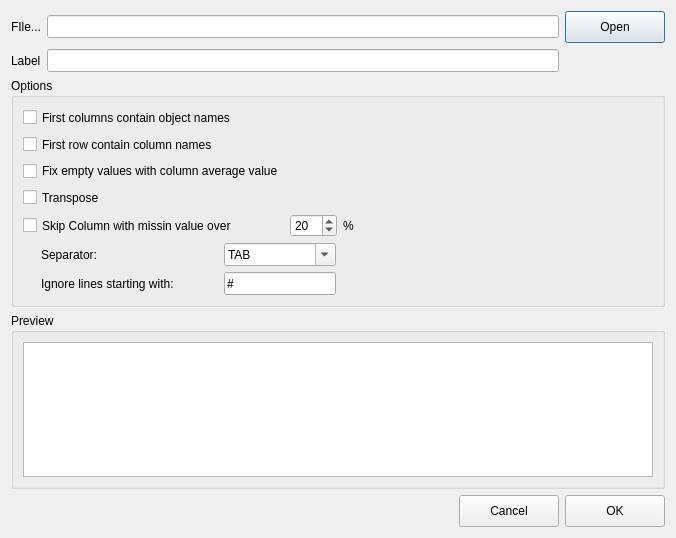
<?xml version="1.0" encoding="UTF-8"?>
<ui version="4.0">
 <class>ImportFileDialog</class>
 <widget class="QDialog" name="ImportFileDialog">
  <property name="windowModality">
   <enum>Qt::WindowModal</enum>
  </property>
  <property name="geometry">
   <rect>
    <x>0</x>
    <y>0</y>
    <width>676</width>
    <height>538</height>
   </rect>
  </property>
  <property name="maximumSize">
   <size>
    <width>16777215</width>
    <height>16777215</height>
   </size>
  </property>
  <property name="windowTitle">
   <string>Import File...</string>
  </property>
  <property name="modal">
   <bool>true</bool>
  </property>
  <layout class="QGridLayout" name="gridLayout_4">
   <item row="0" column="0">
    <layout class="QGridLayout" name="gridLayout_11">
     <item row="1" column="1">
      <widget class="QLineEdit" name="filename">
       <property name="minimumSize">
        <size>
         <width>0</width>
         <height>23</height>
        </size>
       </property>
       <property name="maximumSize">
        <size>
         <width>16777215</width>
         <height>23</height>
        </size>
       </property>
      </widget>
     </item>
     <item row="1" column="0">
      <widget class="QLabel" name="label_8">
       <property name="minimumSize">
        <size>
         <width>0</width>
         <height>23</height>
        </size>
       </property>
       <property name="maximumSize">
        <size>
         <width>16777215</width>
         <height>23</height>
        </size>
       </property>
       <property name="text">
        <string>Label</string>
       </property>
      </widget>
     </item>
     <item row="0" column="1">
      <widget class="QLineEdit" name="file">
       <property name="sizePolicy">
        <sizepolicy hsizetype="Expanding" vsizetype="Fixed">
         <horstretch>0</horstretch>
         <verstretch>0</verstretch>
        </sizepolicy>
       </property>
       <property name="minimumSize">
        <size>
         <width>0</width>
         <height>23</height>
        </size>
       </property>
       <property name="maximumSize">
        <size>
         <width>16777215</width>
         <height>23</height>
        </size>
       </property>
       <property name="text">
        <string/>
       </property>
      </widget>
     </item>
     <item row="0" column="2">
      <widget class="QPushButton" name="openButton">
       <property name="minimumSize">
        <size>
         <width>100</width>
         <height>32</height>
        </size>
       </property>
       <property name="maximumSize">
        <size>
         <width>100</width>
         <height>32</height>
        </size>
       </property>
       <property name="text">
        <string>Open</string>
       </property>
       <property name="default">
        <bool>true</bool>
       </property>
      </widget>
     </item>
     <item row="0" column="0">
      <widget class="QLabel" name="label_7">
       <property name="sizePolicy">
        <sizepolicy hsizetype="Fixed" vsizetype="Fixed">
         <horstretch>0</horstretch>
         <verstretch>0</verstretch>
        </sizepolicy>
       </property>
       <property name="minimumSize">
        <size>
         <width>0</width>
         <height>15</height>
        </size>
       </property>
       <property name="maximumSize">
        <size>
         <width>16777215</width>
         <height>15</height>
        </size>
       </property>
       <property name="text">
        <string>FIle...</string>
       </property>
      </widget>
     </item>
    </layout>
   </item>
   <item row="1" column="0">
    <widget class="QGroupBox" name="groupBox">
     <property name="minimumSize">
      <size>
       <width>0</width>
       <height>0</height>
      </size>
     </property>
     <property name="maximumSize">
      <size>
       <width>16777215</width>
       <height>16777215</height>
      </size>
     </property>
     <property name="title">
      <string>Options</string>
     </property>
     <layout class="QGridLayout" name="gridLayout_2">
      <item row="0" column="0">
       <layout class="QGridLayout" name="gridLayout_8">
        <item row="3" column="0">
         <widget class="QCheckBox" name="transpose">
          <property name="minimumSize">
           <size>
            <width>0</width>
            <height>21</height>
           </size>
          </property>
          <property name="maximumSize">
           <size>
            <width>16777215</width>
            <height>21</height>
           </size>
          </property>
          <property name="text">
           <string>Transpose</string>
          </property>
         </widget>
        </item>
        <item row="0" column="0">
         <widget class="QCheckBox" name="firstcolobjname">
          <property name="minimumSize">
           <size>
            <width>0</width>
            <height>21</height>
           </size>
          </property>
          <property name="maximumSize">
           <size>
            <width>16777215</width>
            <height>21</height>
           </size>
          </property>
          <property name="text">
           <string>First columns contain object names</string>
          </property>
         </widget>
        </item>
        <item row="1" column="0">
         <widget class="QCheckBox" name="firstrowvarname">
          <property name="minimumSize">
           <size>
            <width>0</width>
            <height>21</height>
           </size>
          </property>
          <property name="maximumSize">
           <size>
            <width>16777215</width>
            <height>21</height>
           </size>
          </property>
          <property name="text">
           <string>First row contain column names</string>
          </property>
         </widget>
        </item>
        <item row="4" column="0">
         <widget class="QCheckBox" name="skipcolmissingvalue">
          <property name="minimumSize">
           <size>
            <width>0</width>
            <height>21</height>
           </size>
          </property>
          <property name="maximumSize">
           <size>
            <width>16777215</width>
            <height>21</height>
           </size>
          </property>
          <property name="text">
           <string>Skip Column with missin value over</string>
          </property>
          <property name="checked">
           <bool>false</bool>
          </property>
         </widget>
        </item>
        <item row="4" column="1">
         <widget class="QSpinBox" name="colmissvalueBox">
          <property name="minimum">
           <number>1</number>
          </property>
          <property name="maximum">
           <number>100</number>
          </property>
          <property name="value">
           <number>20</number>
          </property>
         </widget>
        </item>
        <item row="2" column="0">
         <widget class="QCheckBox" name="fix_empty_values">
          <property name="text">
           <string>Fix empty values with column average value</string>
          </property>
          <property name="checked">
           <bool>false</bool>
          </property>
         </widget>
        </item>
        <item row="4" column="2">
         <widget class="QLabel" name="label_9">
          <property name="text">
           <string>%</string>
          </property>
         </widget>
        </item>
       </layout>
      </item>
      <item row="0" column="1">
       <spacer name="horizontalSpacer">
        <property name="orientation">
         <enum>Qt::Horizontal</enum>
        </property>
        <property name="sizeHint" stdset="0">
         <size>
          <width>317</width>
          <height>20</height>
         </size>
        </property>
       </spacer>
      </item>
      <item row="1" column="0">
       <layout class="QGridLayout" name="gridLayout_6">
        <item row="1" column="1">
         <widget class="QLineEdit" name="ignorelinebychar">
          <property name="sizePolicy">
           <sizepolicy hsizetype="Expanding" vsizetype="Fixed">
            <horstretch>0</horstretch>
            <verstretch>0</verstretch>
           </sizepolicy>
          </property>
          <property name="minimumSize">
           <size>
            <width>0</width>
            <height>23</height>
           </size>
          </property>
          <property name="maximumSize">
           <size>
            <width>112</width>
            <height>23</height>
           </size>
          </property>
          <property name="text">
           <string>#</string>
          </property>
         </widget>
        </item>
        <item row="0" column="0">
         <widget class="QLabel" name="label">
          <property name="sizePolicy">
           <sizepolicy hsizetype="Expanding" vsizetype="Fixed">
            <horstretch>0</horstretch>
            <verstretch>0</verstretch>
           </sizepolicy>
          </property>
          <property name="minimumSize">
           <size>
            <width>0</width>
            <height>23</height>
           </size>
          </property>
          <property name="maximumSize">
           <size>
            <width>159</width>
            <height>23</height>
           </size>
          </property>
          <property name="text">
           <string>Separator:</string>
          </property>
         </widget>
        </item>
        <item row="0" column="1">
         <widget class="QComboBox" name="splitlineby">
          <property name="sizePolicy">
           <sizepolicy hsizetype="Expanding" vsizetype="Fixed">
            <horstretch>0</horstretch>
            <verstretch>0</verstretch>
           </sizepolicy>
          </property>
          <property name="minimumSize">
           <size>
            <width>0</width>
            <height>23</height>
           </size>
          </property>
          <property name="maximumSize">
           <size>
            <width>112</width>
            <height>23</height>
           </size>
          </property>
          <property name="editable">
           <bool>true</bool>
          </property>
          <item>
           <property name="text">
            <string>TAB</string>
           </property>
          </item>
          <item>
           <property name="text">
            <string>SPACE</string>
           </property>
          </item>
          <item>
           <property name="text">
            <string>,</string>
           </property>
          </item>
          <item>
           <property name="text">
            <string>;</string>
           </property>
          </item>
          <item>
           <property name="text">
            <string>&lt;CUSTOM&gt;</string>
           </property>
          </item>
         </widget>
        </item>
        <item row="1" column="0">
         <widget class="QLabel" name="label_3">
          <property name="sizePolicy">
           <sizepolicy hsizetype="Expanding" vsizetype="Fixed">
            <horstretch>0</horstretch>
            <verstretch>0</verstretch>
           </sizepolicy>
          </property>
          <property name="minimumSize">
           <size>
            <width>0</width>
            <height>23</height>
           </size>
          </property>
          <property name="maximumSize">
           <size>
            <width>159</width>
            <height>23</height>
           </size>
          </property>
          <property name="text">
           <string>Ignore lines starting with:</string>
          </property>
         </widget>
        </item>
       </layout>
      </item>
     </layout>
    </widget>
   </item>
   <item row="2" column="0">
    <widget class="QGroupBox" name="groupBox_2">
     <property name="title">
      <string>Preview</string>
     </property>
     <layout class="QGridLayout" name="gridLayout_3">
      <item row="0" column="0">
       <widget class="QTableView" name="tableView">
        <property name="minimumSize">
         <size>
          <width>0</width>
          <height>0</height>
         </size>
        </property>
        <property name="maximumSize">
         <size>
          <width>16777215</width>
          <height>330</height>
         </size>
        </property>
       </widget>
      </item>
     </layout>
    </widget>
   </item>
   <item row="3" column="0">
    <layout class="QGridLayout" name="gridLayout">
     <item row="0" column="0">
      <spacer name="horizontalSpacer_5">
       <property name="orientation">
        <enum>Qt::Horizontal</enum>
       </property>
       <property name="sizeHint" stdset="0">
        <size>
         <width>40</width>
         <height>20</height>
        </size>
       </property>
      </spacer>
     </item>
     <item row="0" column="1">
      <widget class="QPushButton" name="cancelButton">
       <property name="minimumSize">
        <size>
         <width>100</width>
         <height>32</height>
        </size>
       </property>
       <property name="maximumSize">
        <size>
         <width>100</width>
         <height>32</height>
        </size>
       </property>
       <property name="text">
        <string>Cancel</string>
       </property>
      </widget>
     </item>
     <item row="0" column="2">
      <widget class="QPushButton" name="okButton">
       <property name="minimumSize">
        <size>
         <width>100</width>
         <height>32</height>
        </size>
       </property>
       <property name="maximumSize">
        <size>
         <width>100</width>
         <height>32</height>
        </size>
       </property>
       <property name="text">
        <string>OK</string>
       </property>
       <property name="default">
        <bool>false</bool>
       </property>
      </widget>
     </item>
    </layout>
   </item>
  </layout>
 </widget>
 <resources/>
 <connections/>
</ui>
